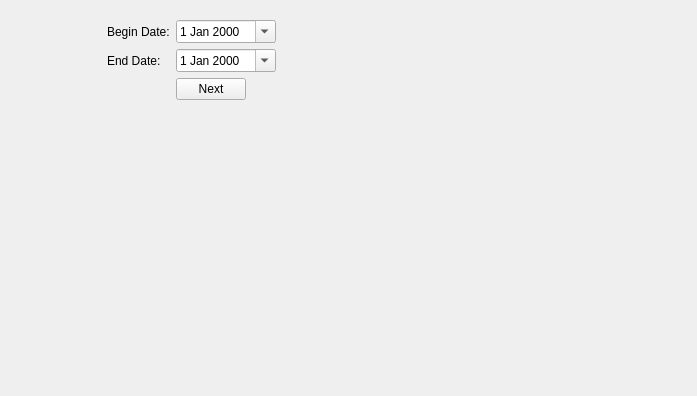
<?xml version="1.0" encoding="UTF-8"?>
<ui version="4.0">
 <class>DayWiseSalesSummary</class>
 <widget class="QWidget" name="DayWiseSalesSummary">
  <property name="geometry">
   <rect>
    <x>0</x>
    <y>0</y>
    <width>697</width>
    <height>396</height>
   </rect>
  </property>
  <property name="windowTitle">
   <string>Form</string>
  </property>
  <layout class="QGridLayout" name="gridLayout">
   <item row="0" column="0">
    <widget class="QFrame" name="frame">
     <property name="maximumSize">
      <size>
       <width>500</width>
       <height>16777215</height>
      </size>
     </property>
     <property name="frameShape">
      <enum>QFrame::NoFrame</enum>
     </property>
     <property name="frameShadow">
      <enum>QFrame::Raised</enum>
     </property>
     <layout class="QFormLayout" name="formLayout">
      <item row="0" column="0">
       <widget class="QLabel" name="label">
        <property name="text">
         <string>Begin Date:</string>
        </property>
       </widget>
      </item>
      <item row="0" column="1">
       <widget class="QDateEdit" name="begindate">
        <property name="maximumSize">
         <size>
          <width>100</width>
          <height>16777215</height>
         </size>
        </property>
        <property name="calendarPopup">
         <bool>true</bool>
        </property>
       </widget>
      </item>
      <item row="1" column="0">
       <widget class="QLabel" name="label_2">
        <property name="text">
         <string>End Date:</string>
        </property>
       </widget>
      </item>
      <item row="1" column="1">
       <widget class="QDateEdit" name="enddate">
        <property name="maximumSize">
         <size>
          <width>100</width>
          <height>16777215</height>
         </size>
        </property>
        <property name="calendarPopup">
         <bool>true</bool>
        </property>
       </widget>
      </item>
      <item row="2" column="1">
       <widget class="QPushButton" name="btn_next">
        <property name="maximumSize">
         <size>
          <width>70</width>
          <height>16777215</height>
         </size>
        </property>
        <property name="text">
         <string>Next</string>
        </property>
       </widget>
      </item>
     </layout>
    </widget>
   </item>
  </layout>
 </widget>
 <resources/>
 <connections/>
</ui>
